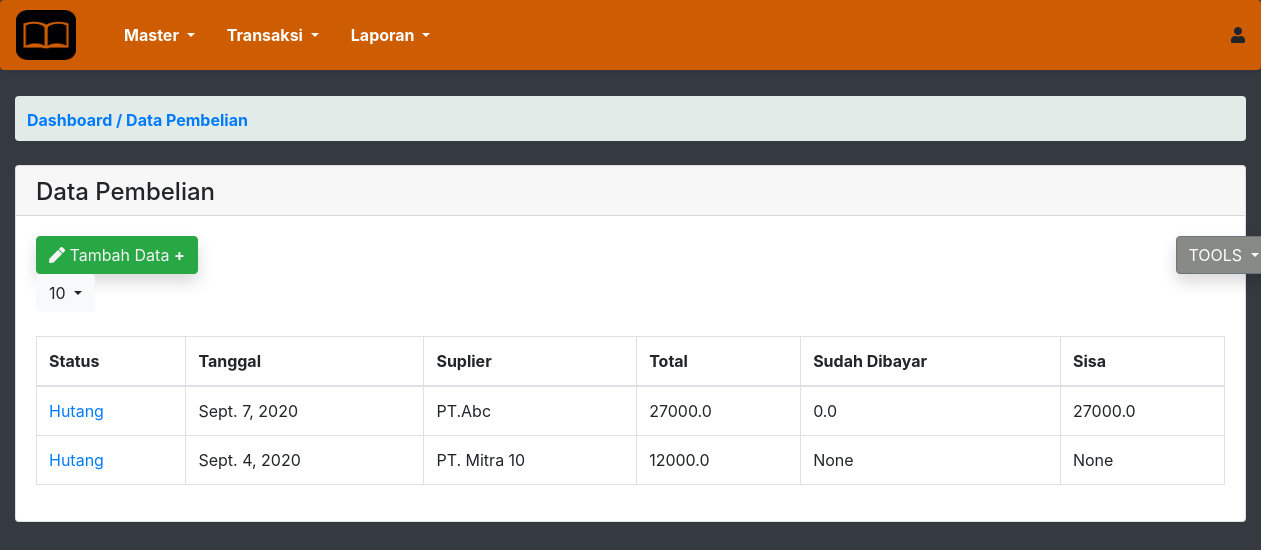
/pembelian/, run on the app's committed database.
### app_akuntansi/models.py (models this page shows, shortened)
class Pembelian(models.Model):
    nota          = models.CharField(max_length=20,default='')
    tanggal       = models.DateField(auto_now=True, auto_now_add=False)
    pemasok       = models.ForeignKey(Suplier,on_delete=models.CASCADE, default='')
    id_item       = models.CharField(max_length=50,default='B2IC',blank=False, null=False)
    nama          = models.CharField(max_length=100)
    uom           = models.CharField(max_length=50, default='Set')
    harga         = models.FloatField()
    quantity      = models.IntegerField()
    total         = models.FloatField()
    pilihan_status = (
        ('Lunas','Lunas'),
        ('Hutang','Hutang')
    )
    status        = models.CharField(max_length=50,choices= pilihan_status, default='Hutang')
    sudah_dibayar = models.FloatField(blank=True, null=True)
    sisa          = models.FloatField(blank=True, null=True)

class Suplier(models.Model):
    nama   = models.CharField(max_length=100)
    email  = models.EmailField(max_length=100)
    alamat = models.CharField(max_length=200)
    telp   = models.CharField(max_length=200, null=True, blank=True)
    def __str__(self):
        return self.nama

### app_akuntansi/views.py (the view)
# urls.py: path('pembelian/',views.pembelian, name='pembelian'),
def pembelian(request):
    pembelians = Pembelian.objects.all();
    for p in pembelians:
        tahun = p.tanggal
        print(tahun)
    context = {
        'head':'Data Pembelian',
        'pembelians':pembelians
    }
    return render(request,'purchase_order.html',context)

### templates/purchase_order.html (shortened to what this page needs)
{% extends 'base.html' %}
{% load static %}
{% block content_body %}
	<div class="card">
		<div class="card-header" style="height: 50px;">
			<h4>{{head}}</h4>
		</div>
		<div class="card-body">
      <div class="row">
          <div class="col-sm-6">
            <button type="button"
              class="btn btn-success shadow">
              <a style="text-decoration: none;" href="{% url 'app_akuntansi:form_transaksi_pembelian' %}">
              <i class="fas fa-pen"></i>
              Tambah Data <strong>+</strong></a>
            </button>
            <div class="dropdown">
              <button class="btn btn-light dropdown-toggle" type="button" id="dropdownMenu2" data-toggle="dropdown" aria-haspopup="true" aria-expanded="false">
                10
              </button>
            </div>
          </div>
          <div class="col-sm-6">
            <div style="margin-left: 530px;" class="dropdown tools">
              <button class="btn btn-secondary dropdown-toggle shadow" type="button" id="dropdownMenu2" data-toggle="dropdown" aria-haspopup="true" aria-expanded="false">
               TOOLS
            </button>
           </div>
          </div>
			</div>
			<table class="table table-bordered mt-4">
				<thead>
					<tr>
						<th scope="col">Status</th>
						<th scope="col">Tanggal</th>
						<th scope="col">Suplier</th>
						<th scope="col">Total</th>
						<th scope="col">Sudah Dibayar</th>
						<th scope="col">Sisa</th>
					</tr>
				</thead>
				<tbody>
          {% for pembelian in pembelians  %}
            <tr>
              <td><a href="">{{pembelian.status}}</a></td>
              <td>{{pembelian.tanggal}}</td>
              <td>{{pembelian.pemasok}}</td>
              <td>{{pembelian.total}}</td>
              <td>{{pembelian.sudah_dibayar}}</td>
              <td>{{pembelian.sisa}}</td>
            </tr>
          {% endfor %}
				</tbody>
			</table>
		</div>
	</div>
{% endblock  %}

### templates/base.html (shortened to what this page needs)
<!DOCTYPE html>
{% load static %}
<html>
<head>
  <link rel="stylesheet" type="text/css" href="{% static 'bootstrap.min.css' %}">
  <link href="/your-path-to-fontawesome/css/all.css" rel="stylesheet">
	<link rel="stylesheet" href="https://use.fontawesome.com/releases/v5.1.0/css/all.css">
  <link rel="stylesheet" href="{% static 'bootstrap.min.css' %}">
  <link rel="stylesheet" href="{% static 'stl.css' %}">
</head>
<body class="bg-dark">
 <nav class="navbar navbar-expand-lg navbar-light fixed-top bg-default shadow-sm p-3 mb-5 bg-default rounded">
  <a class="navbar-brand font-weight-bold" href="{% url 'app_akuntansi:dashboard' %}">
    <img style="height: 50px;"  width="60px" src="{% static 'logohome.png' %}" alt="">
  </a>
  <div class="collapse navbar-collapse" id="navbarSupportedContent">
    <ul class="navbar-nav mr-auto">
      <li class="nav-item dropdown ml-lg-4">
        <a style="color: white;" class="nav-link dropdown-toggle font-weight-bold" href="#" id="navbarDropdown" role="button" data-toggle="dropdown" aria-haspopup="true" aria-expanded="false">
          Master
        </a>
      </li>
      <li class="nav-item dropdown ml-3">
        <a style="color:white;" class="nav-link dropdown-toggle font-weight-bold" href="#" id="navbarDropdown" role="button" data-toggle="dropdown" aria-haspopup="true" aria-expanded="false">
          Transaksi
        </a>
      </li>
      <li class="nav-item dropdown ml-3">
        <a style="color: white;" class="nav-link dropdown-toggle font-weight-bold" href="#" id="navbarDropdown" role="button" data-toggle="dropdown" aria-haspopup="true" aria-expanded="false">
          Laporan
        </a>
      </li>
    </ul>
    <i class="fas fa-user"></i>
</nav>
</div><br><br><br>
<div class="container-fluid mt-4">
    <div style="height:45px; background-color: rgb(225, 235, 231)" class="p-2 mb-4 rounded">
        <a class="nav-link p-1 font-weight-bold pt-0" href="{% url 'app_akuntansi:dashboard' %}" title="">Dashboard / {{head}}</a><br>
    </div>
    {% block content_body %}
    {% endblock  %}
</div>
</body>
</html>

### static/stl.css (style rules this page uses)
.bg-default { background-color: #CE5C00; height: 70px; }
.btn-secondary { background-color: #888A85; margin-right: 10px; }
.col-sm-6 { margin-top: 0; }
.col-sm-6 button a { color: whitesmoke; }

### data on the page
Pembelian: status "Hutang", tanggal "Sept. 7, 2020", pemasok "PT.Abc", total "27000.0", sudah_dibayar "0.0", sisa "27000.0"
Pembelian: status "Hutang", tanggal "Sept. 4, 2020", pemasok "PT. Mitra 10", total "12000.0", sudah_dibayar "None", sisa "None"

### other printed values
{{ head }} "Data Pembelian"
